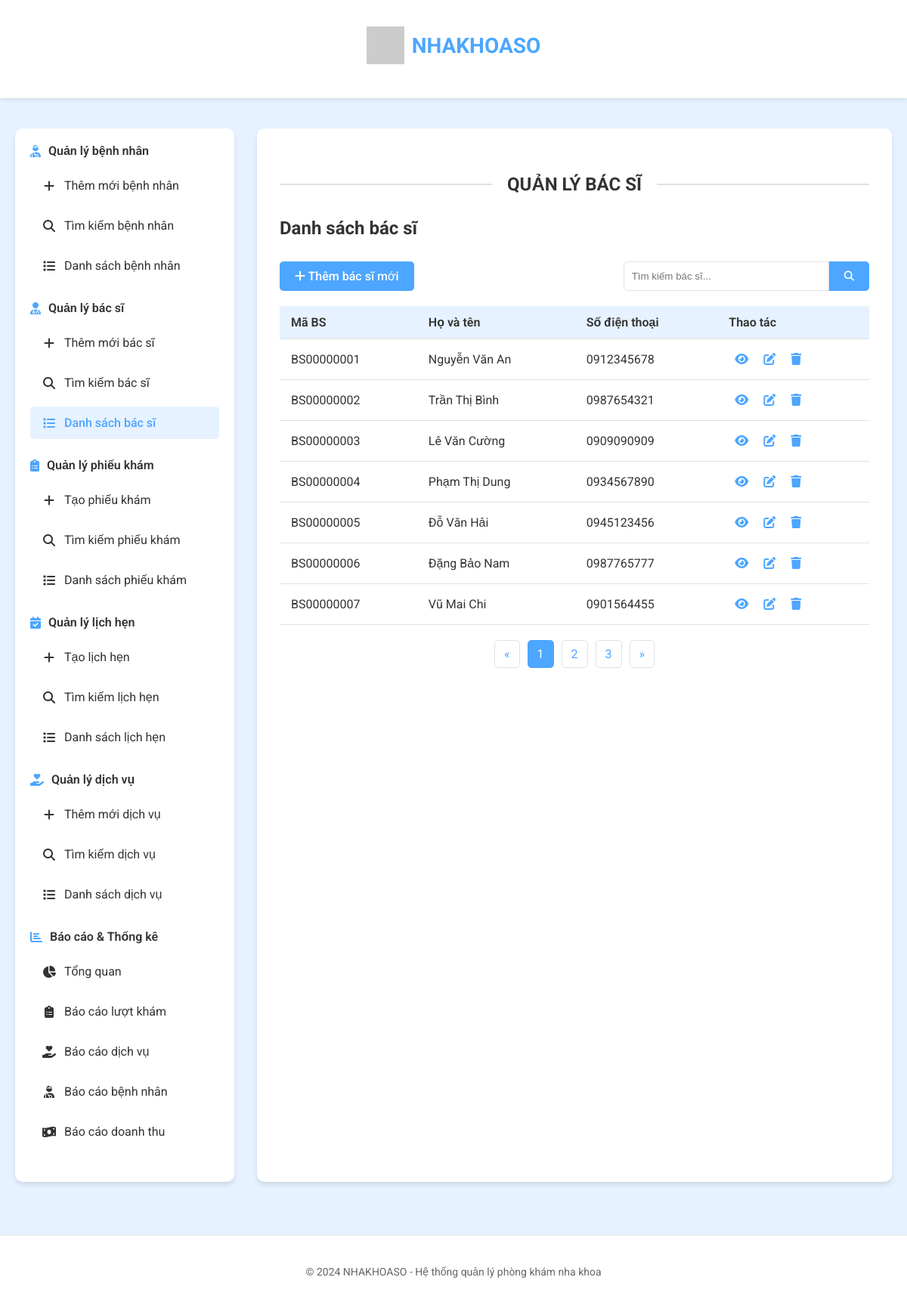
The app's page /bac-si, older data.
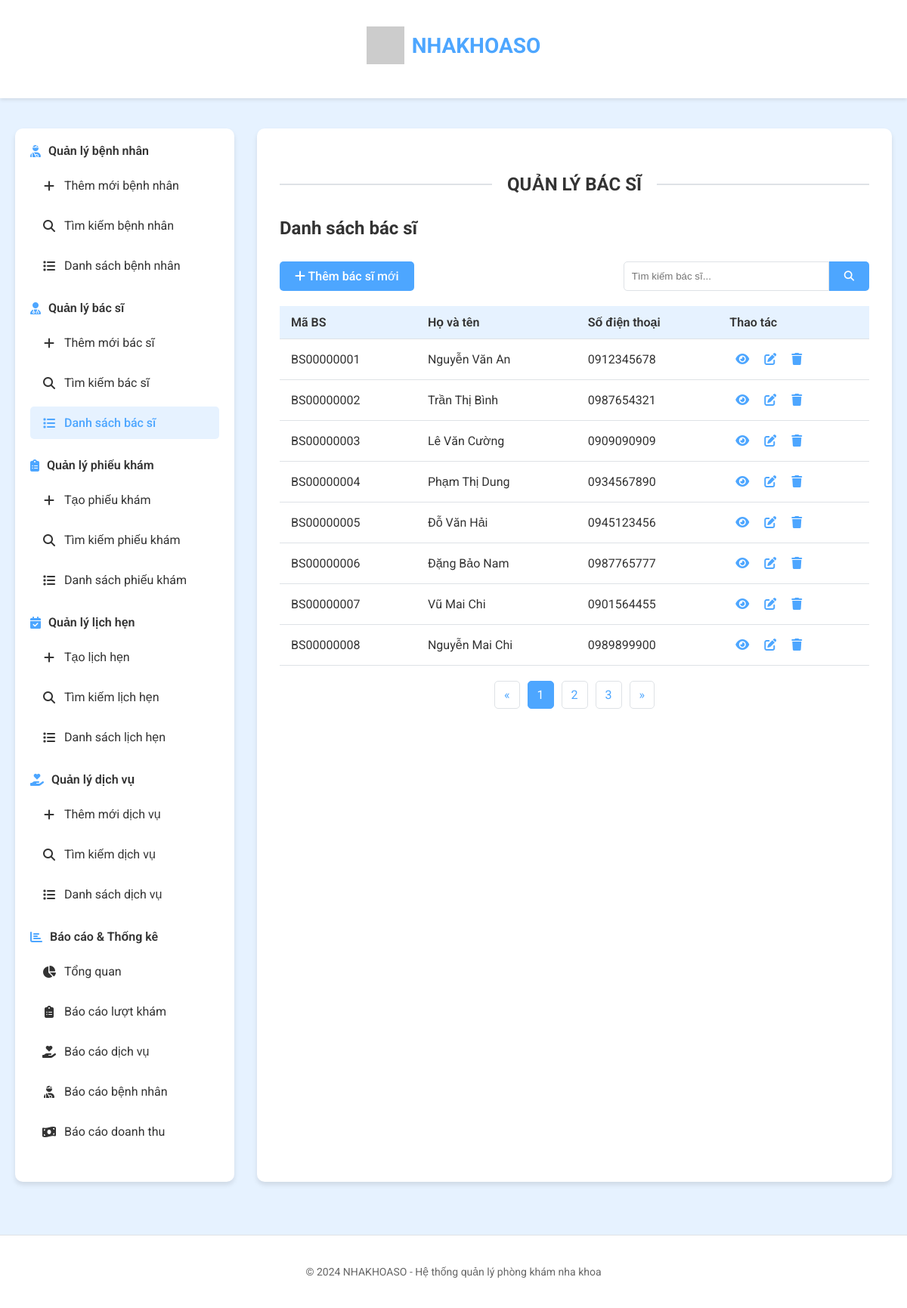
The same page, newer data.
### tables this page shows
CREATE TABLE BACSI (
    MaBS CHAR(10) NOT NULL PRIMARY KEY, -- Mã bác sĩ
    HoTen VARCHAR(100) NOT NULL, -- Họ tên bác sĩ
    Sdt CHAR(10) NOT NULL -- Số điện thoại
);

### app.py (the view)
@app.route('/bac-si')
def bac_si_list():
    try:
        bac_si_list = get_all_bac_si()
        return render_template('bac_si.html', bac_si_list=bac_si_list)
    except Exception as e:
        flash(f'Lỗi khi tải danh sách bác sĩ: {str(e)}', 'error')
        return render_template('bac_si.html', bac_si_list=[])

### database/bac_si.py (called while the page is built)
def get_all_bac_si():
    try:
        query = "SELECT * FROM BACSI ORDER BY MaBS"
        result = execute_query(query, fetch=True)
        return result if result else []
    except Exception as e:
        print(f"Lỗi khi lấy danh sách bác sĩ: {e}")
        raise Exception(f"Không thể lấy danh sách bác sĩ: {str(e)}")

### database/db.py (called while the page is built)
def dict_factory(cursor, row):
    d = {}
    for idx, col in enumerate(cursor.description):
        value = row[idx]
        if isinstance(value, str) and len(value) == 10 and value[4] == "-" and value[7] == "-":
            try:
                value = datetime.datetime.strptime(value, "%Y-%m-%d")
            except ValueError:
                pass
        d[col[0]] = value
    return d

### templates/bac_si.html (shortened to what this page needs)
{% extends 'layout.html' %}
{% block content %}
<div class="section-title">
    <h2>QUẢN LÝ BÁC SĨ</h2>
</div>
<div class="content-header">
    <h2>Danh sách bác sĩ</h2>
</div>
<div class="module-actions">
    <a href="{{ url_for('them_moi_bac_si') }}" class="btn"><i class="fas fa-plus"></i> Thêm bác sĩ mới</a>
    <div class="search-box">
        <form action="{{ url_for('tim_kiem_bac_si') }}" method="POST" style="display: flex;">
            <input type="text" name="tu_khoa" placeholder="Tìm kiếm bác sĩ...">
            <button type="submit" class="btn"><i class="fas fa-search"></i></button>
        </form>
    </div>
</div>
<div class="module-content">
    <table class="data-table">
        <thead>
            <tr>
                <th>Mã BS</th>
                <th>Họ và tên</th>
                <th>Số điện thoại</th>
                <th>Thao tác</th>
            </tr>
        </thead>
        <tbody>
            {% if bac_si_list %}
                {% for bac_si in bac_si_list %}
                    <tr id="bac-si-{{ bac_si.MaBS }}">
                        <td>{{ bac_si.MaBS }}</td>
                        <td>{{ bac_si.HoTen }}</td>
                        <td>{{ bac_si.Sdt }}</td>
                        <td>
                            <a href="{{ url_for('chi_tiet_bac_si', ma_bs=bac_si.MaBS) }}"
                               class="action-btn view-btn"
                               title="Xem chi tiết">
                                <i class="fas fa-eye"></i>
                            </a>
                            <a href="{{ url_for('chinh_sua_bac_si', ma_bs=bac_si.MaBS) }}"
                               class="action-btn edit-btn"
                               title="Chỉnh sửa">
                                <i class="fas fa-edit"></i>
                            </a>
                            <a href="#"
                               class="action-btn delete-btn"
                               title="Xóa"
                               onclick="deleteDoctor('{{ bac_si.MaBS }}')">
                                <i class="fas fa-trash"></i>
                            </a>
                        </td>
                    </tr>
                {% endfor %}
            {% endif %}
        </tbody>
    </table>
</div>
<div class="pagination">
    <a href="#" class="page-link">&laquo;</a>
    <a href="#" class="page-link active">1</a>
    <a href="#" class="page-link">2</a>
    <a href="#" class="page-link">3</a>
    <a href="#" class="page-link">&raquo;</a>
</div>
{% endblock %}

Row changes from the older to the newer data that the page shows:
added BACSI: MaBS "BS00000008", HoTen "Nguyễn Mai Chi", Sdt "0989899900"
